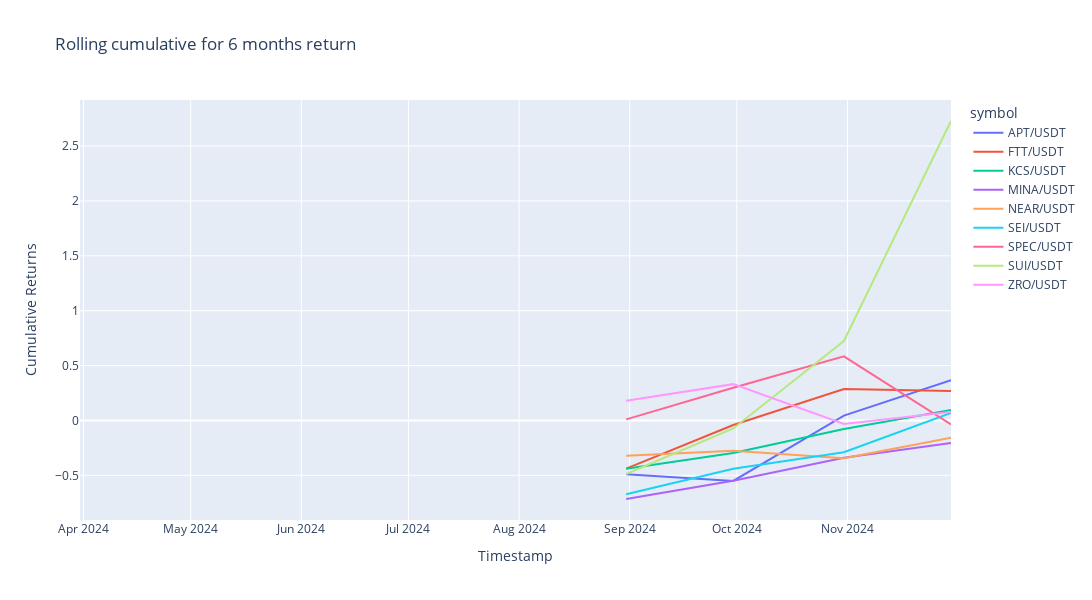

The code cell stored with this chart in its notebook:
### Code cell
# Show cumulative return from past 6 months
fig = px.line(past_cum_return_df, x=past_cum_return_df.index, y=past_cum_return_df.columns, title="Rolling cumulative for 6 months return")
fig.update_layout(width=1200, height=600, xaxis_title="Timestamp", yaxis_title="Cumulative Returns")
fig.show()

### Figure 1 — Plotly figure (JSON) as saved in the notebook; plotly's stock layout.template omitted (floating-point values rounded to 4 significant figures)
{"data": [{"hovertemplate": "symbol=APT/USDT<br>timestamp=%{x}<br>value=%{y}<extra></extra>", "legendgroup": "APT/USDT", "line": {"color": "#636efa", "dash": "solid"}, "marker": {"symbol": "circle"}, "mode": "lines", "name": "APT/USDT", "orientation": "v", "showlegend": true, "type": "scatter", "x": ["2024-03-31T00:00:00+00:00", "2024-04-30T00:00:00+00:00", "2024-05-31T00:00:00+00:00", "2024-06-30T00:00:00+00:00", "2024-07-31T00:00:00+00:00", "2024-08-31T00:00:00+00:00", "2024-09-30T00:00:00+00:00", "2024-10-31T00:00:00+00:00", "2024-11-30T00:00:00+00:00"], "xaxis": "x", "y": [null, null, null, null, null, -0.4907, -0.5508, 0.04464, 0.3662], "yaxis": "y"}, {"hovertemplate": "symbol=FTT/USDT<br>timestamp=%{x}<br>value=%{y}<extra></extra>", "legendgroup": "FTT/USDT", "line": {"color": "#EF553B", "dash": "solid"}, "marker": {"symbol": "circle"}, "mode": "lines", "name": "FTT/USDT", "orientation": "v", "showlegend": true, "type": "scatter", "x": ["2024-03-31T00:00:00+00:00", "2024-04-30T00:00:00+00:00", "2024-05-31T00:00:00+00:00", "2024-06-30T00:00:00+00:00", "2024-07-31T00:00:00+00:00", "2024-08-31T00:00:00+00:00", "2024-09-30T00:00:00+00:00", "2024-10-31T00:00:00+00:00", "2024-11-30T00:00:00+00:00"], "xaxis": "x", "y": [null, null, null, null, null, -0.4391, -0.0418, 0.2862, 0.2678], "yaxis": "y"}, {"hovertemplate": "symbol=KCS/USDT<br>timestamp=%{x}<br>value=%{y}<extra></extra>", "legendgroup": "KCS/USDT", "line": {"color": "#00cc96", "dash": "solid"}, "marker": {"symbol": "circle"}, "mode": "lines", "name": "KCS/USDT", "orientation": "v", "showlegend": true, "type": "scatter", "x": ["2024-03-31T00:00:00+00:00", "2024-04-30T00:00:00+00:00", "2024-05-31T00:00:00+00:00", "2024-06-30T00:00:00+00:00", "2024-07-31T00:00:00+00:00", "2024-08-31T00:00:00+00:00", "2024-09-30T00:00:00+00:00", "2024-10-31T00:00:00+00:00", "2024-11-30T00:00:00+00:00"], "xaxis": "x", "y": [null, null, null, null, null, -0.4395, -0.2959, -0.07827, 0.0952], "yaxis": "y"}, {"hovertemplate": "symbol=MINA/USDT<br>timestamp=%{x}<br>value=%{y}<extra></extra>", "legendgroup": "MINA/USDT", "line": {"color": "#ab63fa", "dash": "solid"}, "marker": {"symbol": "circle"}, "mode": "lines", "name": "MINA/USDT", "orientation": "v", "showlegend": true, "type": "scatter", "x": ["2024-03-31T00:00:00+00:00", "2024-04-30T00:00:00+00:00", "2024-05-31T00:00:00+00:00", "2024-06-30T00:00:00+00:00", "2024-07-31T00:00:00+00:00", "2024-08-31T00:00:00+00:00", "2024-09-30T00:00:00+00:00", "2024-10-31T00:00:00+00:00", "2024-11-30T00:00:00+00:00"], "xaxis": "x", "y": [null, null, null, null, null, -0.7156, -0.55, -0.3402, -0.2053], "yaxis": "y"}, {"hovertemplate": "symbol=NEAR/USDT<br>timestamp=%{x}<br>value=%{y}<extra></extra>", "legendgroup": "NEAR/USDT", "line": {"color": "#FFA15A", "dash": "solid"}, "marker": {"symbol": "circle"}, "mode": "lines", "name": "NEAR/USDT", "orientation": "v", "showlegend": true, "type": "scatter", "x": ["2024-03-31T00:00:00+00:00", "2024-04-30T00:00:00+00:00", "2024-05-31T00:00:00+00:00", "2024-06-30T00:00:00+00:00", "2024-07-31T00:00:00+00:00", "2024-08-31T00:00:00+00:00", "2024-09-30T00:00:00+00:00", "2024-10-31T00:00:00+00:00", "2024-11-30T00:00:00+00:00"], "xaxis": "x", "y": [null, null, null, null, null, -0.3219, -0.2752, -0.3451, -0.1572], "yaxis": "y"}, {"hovertemplate": "symbol=SEI/USDT<br>timestamp=%{x}<br>value=%{y}<extra></extra>", "legendgroup": "SEI/USDT", "line": {"color": "#19d3f3", "dash": "solid"}, "marker": {"symbol": "circle"}, "mode": "lines", "name": "SEI/USDT", "orientation": "v", "showlegend": true, "type": "scatter", "x": ["2024-03-31T00:00:00+00:00", "2024-04-30T00:00:00+00:00", "2024-05-31T00:00:00+00:00", "2024-06-30T00:00:00+00:00", "2024-07-31T00:00:00+00:00", "2024-08-31T00:00:00+00:00", "2024-09-30T00:00:00+00:00", "2024-10-31T00:00:00+00:00", "2024-11-30T00:00:00+00:00"], "xaxis": "x", "y": [null, null, null, null, null, -0.6719, -0.4397, -0.2892, 0.06823], "yaxis": "y"}, {"hovertemplate": "symbol=SPEC/USDT<br>timestamp=%{x}<br>value=%{y}<extra></extra>", "legendgroup": "SPEC/USDT", "line": {"color": "#FF6692", "dash": "solid"}, "marker": {"symbol": "circle"}, "mode": "lines", "name": "SPEC/USDT", "orientation": "v", "showlegend": true, "type": "scatter", "x": ["2024-03-31T00:00:00+00:00", "2024-04-30T00:00:00+00:00", "2024-05-31T00:00:00+00:00", "2024-06-30T00:00:00+00:00", "2024-07-31T00:00:00+00:00", "2024-08-31T00:00:00+00:00", "2024-09-30T00:00:00+00:00", "2024-10-31T00:00:00+00:00", "2024-11-30T00:00:00+00:00"], "xaxis": "x", "y": [null, null, null, null, null, 0.009471, 0.2979, 0.5843, -0.03553], "yaxis": "y"}, {"hovertemplate": "symbol=SUI/USDT<br>timestamp=%{x}<br>value=%{y}<extra></extra>", "legendgroup": "SUI/USDT", "line": {"color": "#B6E880", "dash": "solid"}, "marker": {"symbol": "circle"}, "mode": "lines", "name": "SUI/USDT", "orientation": "v", "showlegend": true, "type": "scatter", "x": ["2024-03-31T00:00:00+00:00", "2024-04-30T00:00:00+00:00", "2024-05-31T00:00:00+00:00", "2024-06-30T00:00:00+00:00", "2024-07-31T00:00:00+00:00", "2024-08-31T00:00:00+00:00", "2024-09-30T00:00:00+00:00", "2024-10-31T00:00:00+00:00", "2024-11-30T00:00:00+00:00"], "xaxis": "x", "y": [null, null, null, null, null, -0.488, -0.07303, 0.7238, 2.728], "yaxis": "y"}, {"hovertemplate": "symbol=ZRO/USDT<br>timestamp=%{x}<br>value=%{y}<extra></extra>", "legendgroup": "ZRO/USDT", "line": {"color": "#FF97FF", "dash": "solid"}, "marker": {"symbol": "circle"}, "mode": "lines", "name": "ZRO/USDT", "orientation": "v", "showlegend": true, "type": "scatter", "x": ["2024-03-31T00:00:00+00:00", "2024-04-30T00:00:00+00:00", "2024-05-31T00:00:00+00:00", "2024-06-30T00:00:00+00:00", "2024-07-31T00:00:00+00:00", "2024-08-31T00:00:00+00:00", "2024-09-30T00:00:00+00:00", "2024-10-31T00:00:00+00:00", "2024-11-30T00:00:00+00:00"], "xaxis": "x", "y": [null, null, null, null, null, 0.1803, 0.3307, -0.03142, 0.076], "yaxis": "y"}], "layout": {"height": 600, "legend": {"title": {"text": "symbol"}, "tracegroupgap": 0}, "title": {"text": "Rolling cumulative for 6 months return"}, "width": 1200, "xaxis": {"anchor": "y", "domain": [0, 1], "title": {"text": "Timestamp"}}, "yaxis": {"anchor": "x", "domain": [0, 1], "title": {"text": "Cumulative Returns"}}}}
